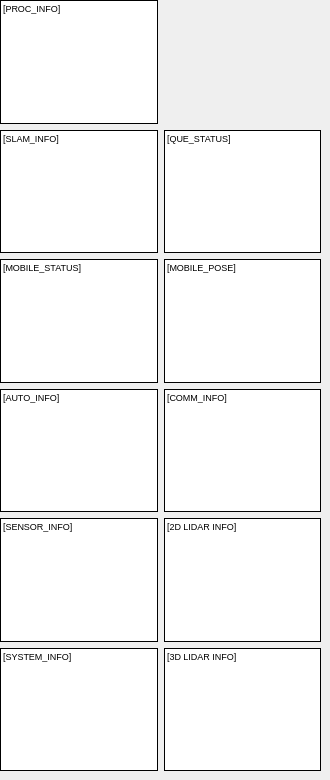
      <widget class="QWidget" name="tab_4">
       <attribute name="title">
        <string>INFO</string>
       </attribute>
       <widget class="QWidget" name="layoutWidget_2">
        <property name="geometry">
         <rect>
          <x>0</x>
          <y>0</y>
          <width>321</width>
          <height>771</height>
         </rect>
        </property>
        <layout class="QGridLayout" name="gridLayout_3">
         <property name="sizeConstraint">
          <enum>QLayout::SetDefaultConstraint</enum>
         </property>
         <item row="4" column="1">
          <widget class="QLabel" name="lb_LidarInfo_2D">
           <property name="sizePolicy">
            <sizepolicy hsizetype="Preferred" vsizetype="Preferred">
             <horstretch>0</horstretch>
             <verstretch>0</verstretch>
            </sizepolicy>
           </property>
           <property name="font">
            <font>
             <pointsize>7</pointsize>
            </font>
           </property>
           <property name="styleSheet">
            <string notr="true">background-color: rgb(255, 255, 255);</string>
           </property>
           <property name="frameShape">
            <enum>QFrame::Box</enum>
           </property>
           <property name="text">
            <string>[2D LIDAR INFO]</string>
           </property>
           <property name="alignment">
            <set>Qt::AlignLeading|Qt::AlignLeft|Qt::AlignTop</set>
           </property>
           <property name="wordWrap">
            <bool>true</bool>
           </property>
          </widget>
         </item>
         <item row="5" column="0">
          <widget class="QLabel" name="lb_SystemInfo">
           <property name="sizePolicy">
            <sizepolicy hsizetype="Preferred" vsizetype="Preferred">
             <horstretch>0</horstretch>
             <verstretch>0</verstretch>
            </sizepolicy>
           </property>
           <property name="font">
            <font>
             <pointsize>7</pointsize>
            </font>
           </property>
           <property name="styleSheet">
            <string notr="true">background-color: rgb(255, 255, 255);</string>
           </property>
           <property name="frameShape">
            <enum>QFrame::Box</enum>
           </property>
           <property name="text">
            <string>[SYSTEM_INFO]</string>
           </property>
           <property name="alignment">
            <set>Qt::AlignLeading|Qt::AlignLeft|Qt::AlignTop</set>
           </property>
           <property name="wordWrap">
            <bool>true</bool>
           </property>
          </widget>
         </item>
         <item row="0" column="0">
          <widget class="QLabel" name="lb_ProcTimeInfo">
           <property name="sizePolicy">
            <sizepolicy hsizetype="Preferred" vsizetype="Preferred">
             <horstretch>0</horstretch>
             <verstretch>0</verstretch>
            </sizepolicy>
           </property>
           <property name="font">
            <font>
             <pointsize>7</pointsize>
            </font>
           </property>
           <property name="focusPolicy">
            <enum>Qt::NoFocus</enum>
           </property>
           <property name="styleSheet">
            <string notr="true">background-color: rgb(255, 255, 255);</string>
           </property>
           <property name="frameShape">
            <enum>QFrame::Box</enum>
           </property>
           <property name="text">
            <string>[PROC_INFO]</string>
           </property>
           <property name="alignment">
            <set>Qt::AlignLeading|Qt::AlignLeft|Qt::AlignTop</set>
           </property>
           <property name="wordWrap">
            <bool>true</bool>
           </property>
          </widget>
         </item>
         <item row="3" column="1">
          <widget class="QLabel" name="lb_CommInfo">
           <property name="sizePolicy">
            <sizepolicy hsizetype="Preferred" vsizetype="Preferred">
             <horstretch>0</horstretch>
             <verstretch>0</verstretch>
            </sizepolicy>
           </property>
           <property name="font">
            <font>
             <pointsize>7</pointsize>
            </font>
           </property>
           <property name="styleSheet">
            <string notr="true">background-color: rgb(255, 255, 255);</string>
           </property>
           <property name="frameShape">
            <enum>QFrame::Box</enum>
           </property>
           <property name="text">
            <string>[COMM_INFO]</string>
           </property>
           <property name="alignment">
            <set>Qt::AlignLeading|Qt::AlignLeft|Qt::AlignTop</set>
           </property>
           <property name="wordWrap">
            <bool>true</bool>
           </property>
          </widget>
         </item>
         <item row="2" column="0">
          <widget class="QLabel" name="lb_MobileStatusInfo">
           <property name="sizePolicy">
            <sizepolicy hsizetype="Preferred" vsizetype="Preferred">
             <horstretch>0</horstretch>
             <verstretch>0</verstretch>
            </sizepolicy>
           </property>
           <property name="font">
            <font>
             <pointsize>7</pointsize>
            </font>
           </property>
           <property name="styleSheet">
            <string notr="true">background-color: rgb(255, 255, 255);</string>
           </property>
           <property name="frameShape">
            <enum>QFrame::Box</enum>
           </property>
           <property name="text">
            <string>[MOBILE_STATUS]</string>
           </property>
           <property name="alignment">
            <set>Qt::AlignLeading|Qt::AlignLeft|Qt::AlignTop</set>
           </property>
           <property name="wordWrap">
            <bool>true</bool>
           </property>
          </widget>
         </item>
         <item row="1" column="0">
          <widget class="QLabel" name="lb_SlamInfo">
           <property name="sizePolicy">
            <sizepolicy hsizetype="Preferred" vsizetype="Preferred">
             <horstretch>0</horstretch>
             <verstretch>0</verstretch>
            </sizepolicy>
           </property>
           <property name="font">
            <font>
             <pointsize>7</pointsize>
            </font>
           </property>
           <property name="focusPolicy">
            <enum>Qt::NoFocus</enum>
           </property>
           <property name="styleSheet">
            <string notr="true">background-color: rgb(255, 255, 255);</string>
           </property>
           <property name="frameShape">
            <enum>QFrame::Box</enum>
           </property>
           <property name="text">
            <string>[SLAM_INFO]</string>
           </property>
           <property name="alignment">
            <set>Qt::AlignLeading|Qt::AlignLeft|Qt::AlignTop</set>
           </property>
           <property name="wordWrap">
            <bool>true</bool>
           </property>
          </widget>
         </item>
         <item row="1" column="1">
          <widget class="QLabel" name="lb_QueInfo">
           <property name="sizePolicy">
            <sizepolicy hsizetype="Preferred" vsizetype="Preferred">
             <horstretch>0</horstretch>
             <verstretch>0</verstretch>
            </sizepolicy>
           </property>
           <property name="font">
            <font>
             <pointsize>7</pointsize>
            </font>
           </property>
           <property name="styleSheet">
            <string notr="true">background-color: rgb(255, 255, 255);</string>
           </property>
           <property name="frameShape">
            <enum>QFrame::Box</enum>
           </property>
           <property name="text">
            <string>[QUE_STATUS]</string>
           </property>
           <property name="alignment">
            <set>Qt::AlignLeading|Qt::AlignLeft|Qt::AlignTop</set>
           </property>
           <property name="wordWrap">
            <bool>true</bool>
           </property>
          </widget>
         </item>
         <item row="5" column="1">
          <widget class="QLabel" name="lb_LidarInfo_3D">
           <property name="sizePolicy">
            <sizepolicy hsizetype="Preferred" vsizetype="Preferred">
             <horstretch>0</horstretch>
             <verstretch>0</verstretch>
            </sizepolicy>
           </property>
           <property name="font">
            <font>
             <pointsize>7</pointsize>
            </font>
           </property>
           <property name="styleSheet">
            <string notr="true">background-color: rgb(255, 255, 255);</string>
           </property>
           <property name="frameShape">
            <enum>QFrame::Box</enum>
           </property>
           <property name="text">
            <string>[3D LIDAR INFO]</string>
           </property>
           <property name="alignment">
            <set>Qt::AlignLeading|Qt::AlignLeft|Qt::AlignTop</set>
           </property>
           <property name="wordWrap">
            <bool>true</bool>
           </property>
          </widget>
         </item>
         <item row="4" column="0">
          <widget class="QLabel" name="lb_SensorInfo">
           <property name="sizePolicy">
            <sizepolicy hsizetype="Preferred" vsizetype="Preferred">
             <horstretch>0</horstretch>
             <verstretch>0</verstretch>
            </sizepolicy>
           </property>
           <property name="font">
            <font>
             <pointsize>7</pointsize>
            </font>
           </property>
           <property name="styleSheet">
            <string notr="true">background-color: rgb(255, 255, 255);</string>
           </property>
           <property name="frameShape">
            <enum>QFrame::Box</enum>
           </property>
           <property name="text">
            <string>[SENSOR_INFO]</string>
           </property>
           <property name="alignment">
            <set>Qt::AlignLeading|Qt::AlignLeft|Qt::AlignTop</set>
           </property>
           <property name="wordWrap">
            <bool>true</bool>
           </property>
          </widget>
         </item>
         <item row="3" column="0">
          <widget class="QLabel" name="lb_AutoInfo">
           <property name="sizePolicy">
            <sizepolicy hsizetype="Preferred" vsizetype="Preferred">
             <horstretch>0</horstretch>
             <verstretch>0</verstretch>
            </sizepolicy>
           </property>
           <property name="font">
            <font>
             <pointsize>7</pointsize>
            </font>
           </property>
           <property name="styleSheet">
            <string notr="true">background-color: rgb(255, 255, 255);</string>
           </property>
           <property name="frameShape">
            <enum>QFrame::Box</enum>
           </property>
           <property name="text">
            <string>[AUTO_INFO]</string>
           </property>
           <property name="alignment">
            <set>Qt::AlignLeading|Qt::AlignLeft|Qt::AlignTop</set>
           </property>
           <property name="wordWrap">
            <bool>true</bool>
           </property>
          </widget>
         </item>
         <item row="2" column="1">
          <widget class="QLabel" name="lb_MobilePoseInfo">
           <property name="sizePolicy">
            <sizepolicy hsizetype="Preferred" vsizetype="Preferred">
             <horstretch>0</horstretch>
             <verstretch>0</verstretch>
            </sizepolicy>
           </property>
           <property name="font">
            <font>
             <pointsize>7</pointsize>
            </font>
           </property>
           <property name="styleSheet">
            <string notr="true">background-color: rgb(255, 255, 255);</string>
           </property>
           <property name="frameShape">
            <enum>QFrame::Box</enum>
           </property>
           <property name="text">
            <string>[MOBILE_POSE]</string>
           </property>
           <property name="alignment">
            <set>Qt::AlignLeading|Qt::AlignLeft|Qt::AlignTop</set>
           </property>
           <property name="wordWrap">
            <bool>true</bool>
           </property>
          </widget>
         </item>
        </layout>
       </widget>
      </widget>
